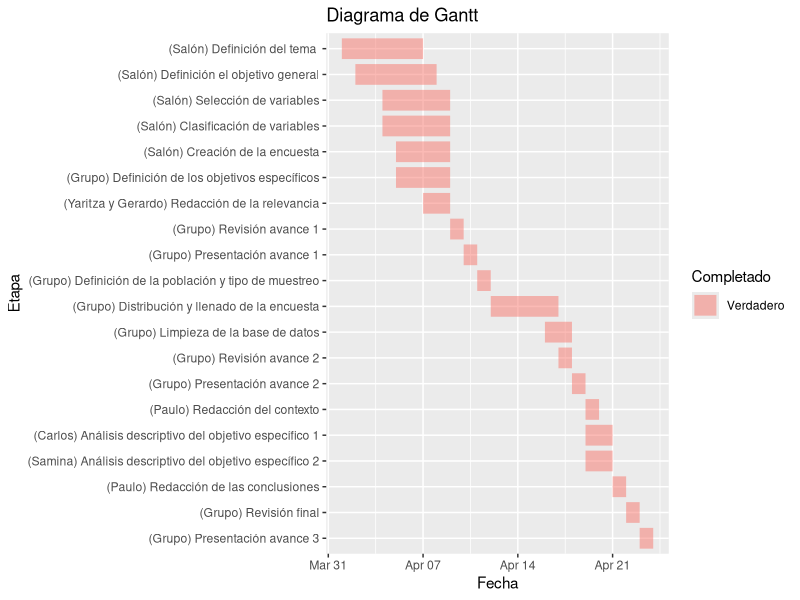

This chart was generated by the following R code:
## ---- chunk 1
#install.packages("ggplot2")
#install.packages("tidyr")
#install.packages("lubridate")
library(ggplot2)
library(tidyr)
library(lubridate)
library(dplyr)
library(readr)

today <- Sys.Date()
diagrama <- read.csv("Diagrama de gantt - Hoja 1 (3).csv") 
diagrama$Start <- paste(diagrama$Start,"/2025") 
diagrama$End <- paste(diagrama$End,"/2025") 
diagrama$Start <- dmy(diagrama$Start) 
diagrama$End <- dmy(diagrama$End) 

for (i in 1:nrow(diagrama)) {
  if (diagrama$End[i] < today) {
    diagrama$Completado[i] <- "Verdadero"
  } else {
    diagrama$Completado[i] <- "Falso"
  }
}
orden_etapas <- c()
for (i in 1:nrow(diagrama)) {
  orden_etapas[i]<- diagrama$Etapa[i]
}
orden_etapas <- rev(orden_etapas)

df <- diagrama

df.melt <- df %>%
  tidyr::pivot_longer(col = c(Start, End))

df.melt$Etapa <- factor(df.melt$Etapa, levels = orden_etapas)

p1 <- ggplot(df.melt, aes(x = value, y = Etapa, colour = Completado))
p1 <- p1 + geom_line(alpha = 0.5, linewidth = 7)
p1 <- p1 + labs(title = "Diagrama de Gantt")
p1 <- p1 + labs(x = "Fecha")
p1 <- p1 + geom_vline(xintercept = today, color = "gray", linewidth = 2, alpha = 0.5)

p1

## ---- chunk 2
library(readr)
library(tidyr)
library(dplyr)
DF_original <- read.csv("tendencias y factores.csv")
DF <- DF_original # DF es una copia del dataframe original
DF <- DF_original[, -c(1,2,4,18:147,164:175)] # se eliminan las columnas que no se utilizarán
DF <- DF[,-c(15,17)]
## ---- chunk 3
DF <- rename(DF,
            "Carrera" = "Área.de.la.carrera.que.estudias",
            "Costo"="X.Cuál.fue.el.costo.exacto.de.tu.laptop.actual.en.soles...Ejemplo..2499.90.",
            "Escala" = "X.Cuál.es.tu.escala.socioeconómica.",
            "Antigüedad" = "X.Hace.cuántos.años.compraste.tu.laptop."  ,
            "Marca" = "Marca.de.tu.laptop.actual" ,
            "Tipo" = "Tipo.de.laptop.actual" ,
            "RAM" = "X.Cuál.es.la.capacidad.de.memoria.RAM.de.tu.laptop.actual.",
            "Tiempo de uso" ="X.Cuánto.tiempo.en.horas.y.minutos.crees.que.usas.tu.laptop.por.día..Puede.consultar.el.Screen.Time.de.su.dispositivo." ,
            "Factor importante" = "X.Cuál.fue.el.factor.más.importante.para.elegir.tu.laptop.actual." ,
            "Publicidad" = "X.Qué.tan.influenciado.estuviste.por.la.publicidad.en.redes.sociales.para.elegir.tu.laptop.actual."  ,
            "Sistema operativo" = "X.Qué.sistema.operativo.usas." ,
            "Edad 2" = "Edad.9",
            "Sexo 2" = "Sexo.9",
            "Carrera 2" = "Área.de.la.carrera.que.estudias.9", 
            "Escala 2" = "X.Cuál.es.tu.escala.socioeconómica..9",
            "Costo 2" = "X.Cuál.fue.el.costo.exacto.de.tu.laptop.actual.en.soles...Ejemplo..2499.90..9",
            "Antigüedad 2" = "X.Hace.cuántos.años.compraste.tu.laptop..9",
            "Marca 2" = "Marca.de.tu.laptop.actual.9",
            "Tipo 2" = "Tipo.de.laptop.actual.9",
            "RAM 2" = "X.Cuál.es.la.capacidad.de.memoria.RAM.de.tu.laptop.actual..9",
            "Tiempo de uso 2" = "X.Cuánto.tiempo.en.horas.y.minutos.crees.que.usas.tu.laptop.por.día..Puede.consultar.el.Screen.Time.de.su.dispositivo..9",
            "Factor importante 2" = "X.Cuáles.fueron.los.factores.más.importante.para.elegir.tu.laptop.actual.",
            "Publicidad 2" = "X.Qué.tan.influenciado.estuviste.por.la.publicidad.en.redes.sociales.para.elegir.tu.laptop.actual..9",
            "Sistema operativo 2" = "X.Qué.sistema.operativo.usas.más.",
            "Satisfacción" =  "X.Qué.tan.satisfecho.estás.con.tu.laptop.actual."    ,
            "Satisfacción 2" = "X.Qué.tan.satisfecho.estás.con.tu.laptop.actual..9"  
  
  )

  # mostrar los nuevos encabezados
  str(DF)
## ---- chunk 4
# Lista de nombres base para las columnas que deben fusionarse
cabeceras_repetidas <- c(
  "Sexo",
  "Edad",
  "Carrera",
  "Escala",
  "Costo",
  "Antigüedad",
  "Marca",
  "Tipo",
  "RAM",
  "Tiempo de uso",
  "Factor importante",
  "Publicidad",
  "Sistema operativo",
  "Satisfacción"
)

DF <- DF %>% mutate(across(everything(), as.character))
for (nombre in cabeceras_repetidas) {  
  columnas_similares <- DF %>% select(starts_with(nombre))
  DF[[nombre]] <- apply(columnas_similares, 1, function(x) {
    primero_valido <- x[!is.na(x) & x != ""][1]
    if (is.null(primero_valido)) NA else primero_valido
  })
}

# Eliminando columnas ineecesarias
DF <- DF[,-c(15:40)]
## ---- chunk 5
# Guardar el archivo final
write_csv(DF, "Sin columnas innecesarias y renombradas.csv")
## ---- chunk 6
DF_Normalizado <- DF
## ---- chunk 7
# Mapeo de carreras
# Cargar tidyverse para manejo de datos
library(tidyverse)

# Crear tabla de mapeo
mapeo_carreras <- tibble(
  carrera_original = c(
    "Ingeniería",
    "Computación",
    "Ciencias Económicas y Empresariales",
    "Agronomía y Ciencias Veterinarias",
    "Ciencias Sociales",
    "Derecho y Ciencias Jurídicas",
    "Ciencias Naturales o Biológicas",
    "Humanidades o Letras",
    "Educación",
    "Ciencias de la Salud",
    "Artes",
    "Turismo, Hotelería y Gastronomía",
    "Ciencias Exactas o Físicas",
    "Matemáticas Puras o Aplicadas",
    "Defensa, Seguridad y Ciencias Militares",
    "Arquitectura",
    "Transporte y Logística"
  ),
  categoria_ISCED = c(
    "Ingeniería, Industria y Construcción",
    "Tecnologías de la Información y Comunicación (TIC)",
    "Administración y Derecho",
    "Agricultura, Silvicultura, Pesca y Veterinaria",
    "Ciencias Sociales, Periodismo e Información",
    "Administración y Derecho",
    "Ciencias Naturales, Matemáticas y Estadística",
    "Artes y Humanidades",
    "Educación",
    "Salud y Bienestar",
    "Artes y Humanidades",
    "Servicios",
    "Ciencias Naturales, Matemáticas y Estadística",
    "Ciencias Naturales, Matemáticas y Estadística",
    "Ingeniería, Industria y Construcción",
    "Ingeniería, Industria y Construcción",
    "Servicios"
  )
)

## ---- chunk 8
DF_Normalizado <- DF %>%
  left_join(mapeo_carreras, by = c("Carrera" = "carrera_original")) %>%
  mutate(Carrera = categoria_ISCED) %>%
  select(-categoria_ISCED)
## ---- chunk 9
DF_Normalizado[] <- lapply(DF_Normalizado, function(x) {
  if (is.character(x)) tolower(x) else x
})

## ---- chunk 10
DF_Normalizado$Escala <- factor(DF_Normalizado$Escala,
                                      levels = c("e", "d", "c", "b", "a"),
                                      ordered = TRUE)
## ---- chunk 11
DF_Normalizado$Edad <- as.character(DF_Normalizado$Edad)
DF_Normalizado$Edad <- gsub("[^0-9]", "", DF_Normalizado$Edad)
DF_Normalizado$Edad[DF_Normalizado$Edad == ""] <- NA
DF_Normalizado$Edad <- as.numeric(DF_Normalizado$Edad)
DF_Normalizado <- DF_Normalizado[DF_Normalizado$Edad >= 16 & DF_Normalizado$Edad <= 29, ]

## ---- chunk 12
DF$Costo <- as.numeric(DF$Costo)
DF$Costo[!is.na(DF$Costo) & DF$Costo < 7.5] <- 
  DF$Costo[!is.na(DF$Costo) & DF$Costo < 7.5] * 1000

DF$Costo[DF$Costo < 600 | DF$Costo > 20000] <- NA

## ---- chunk 13
DF_Normalizado$Antigüedad <- as.character(DF_Normalizado$Antigüedad)

DF_Normalizado$Antigüedad[DF_Normalizado$Antigüedad == "0 (menos de 1 año)"] <- "0"
DF_Normalizado$Antigüedad[DF_Normalizado$Antigüedad == "10 años"] <- "10"
DF_Normalizado$Antigüedad[DF_Normalizado$Antigüedad == "6 años"] <- "6"
DF_Normalizado$Antigüedad[DF_Normalizado$Antigüedad %in% c("7 años", "7 años ")] <- "7"
DF_Normalizado$Antigüedad[DF_Normalizado$Antigüedad == "3, 8 años de uso (segunda mano)"] <- "3"
valores_validos <- as.character(0:20)
DF_Normalizado <- DF_Normalizado[DF_Normalizado$Antigüedad %in% valores_validos | is.na(DF_Normalizado$Antigüedad), ]

DF_Normalizado$Antigüedad <- as.numeric(DF_Normalizado$Antigüedad)
## ---- chunk 14
marcas <- c(
  "hp", "asus", "lenovo", "acer", "dell", "toshiba", "msi", "apple", "huaweii", "microsoft")

DF_Normalizado <- DF_Normalizado[!(DF_Normalizado$Marca %in% c("no tengo", "no tengo ", "teros( es una computadora)", "es pc")), ]
DF_Normalizado$Marca[!(DF_Normalizado$Marca %in% marcas)] <- "otro"
## ---- chunk 15
DF_Normalizado$Tipo[DF_Normalizado$Tipo == "empresarial (productividad y seguridad. ej: lenovo thinkpad, dell latitude)"] <- "empresarial"

DF_Normalizado$Tipo[DF_Normalizado$Tipo == "gamer (potentes. ej: asus rog, acer predator, hp omen)"] <- "gamer"

DF_Normalizado$Tipo[DF_Normalizado$Tipo == "tradicional (básicas estándar. ej: hp pavilion, lenovo ideapad)"] <- "tradicional"

DF_Normalizado$Tipo[DF_Normalizado$Tipo == "ultrabook (ligeras y delgadas. ej: macbook air, dell xps 13, asus zenbook)"] <- "ultrabook"

DF_Normalizado$Tipo[DF_Normalizado$Tipo == "convertible/desmontable (se pueden usar también como tablet o laptop. ej: hp spectre x360, lenovo yoga, microsoft surface pro)"] <- "convertible"

DF_Normalizado$Tipo[DF_Normalizado$Tipo == "orientada a diseño (rendimiento gráfico. ej: macbook pro, microsoft surface laptop studio)"] <- "orientada a diseño"


## ---- chunk 16
library(stringr)

DF_Normalizado <- DF_Normalizado %>%
  mutate(RAM = tolower(as.character(RAM)),
         RAM_num = as.numeric(str_extract(RAM, "\\d+")),  # extrae primer número
         RAM = case_when(
           str_detect(RAM, "t") ~ RAM_num * 1000,
           str_detect(RAM, "no se|no sé|no estoy seguro|no lo se|nose") ~ NA,
           TRUE ~ RAM_num
         )
  ) %>%
  select(-RAM_num)

valores_validos <- c(4,8,12,16,24,32,40,48,64,96,128,192,256)

DF_Normalizado$RAM[!DF_Normalizado$RAM %in% valores_validos] <- NA
## ---- chunk 17
DF_Normalizado <- DF_Normalizado %>%
  mutate(`Tiempo de uso` = hms(`Tiempo de uso`),
         `Tiempo de uso` = as.numeric(`Tiempo de uso`) / 3600,
         `Tiempo de uso` = round(`Tiempo de uso`, 2))

DF_Normalizado <- DF_Normalizado %>%
  filter(`Tiempo de uso` <= 18)
## ---- chunk 18
DF_Normalizado$Satisfacción <- factor(DF_Normalizado$Satisfacción,
                     levels = c("muy insatisfecho",
                                "poco satisfecho",
                                "neutral",
                                "algo satisfecho",
                                "súper satisfecho"),

                     ordered = TRUE)
## ---- chunk 19
os <- c("windows", "macos", "linux")
DF_Normalizado$'Sistema operativo'[!(DF_Normalizado$'Sistema operativo' %in% os)] <- 'otros'
unique(DF_Normalizado$'Sistema operativo')
## ---- chunk 20
DF_Normalizado$Publicidad <- factor(DF_Normalizado$Publicidad,
                     levels = c("nada influenciado",
                                "poco influenciado",
                                "neutral",
                                "algo influenciado",
                                "muy influenciado"),
                     ordered = TRUE)
